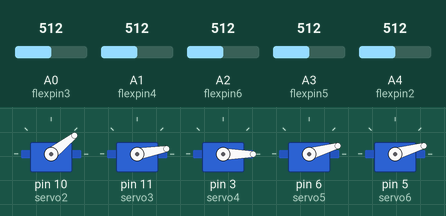
Recording of a sketch running on a simulated Arduino Uno, built with avr-gcc and run on an emulated ATmega328P. On the bench: 5 × servo. The inputs (shaded band) are chosen by the test bench; at power-on: A0 (flexpin3) = 512, A1 (flexpin4) = 512, A2 (flexpin6) = 512, A3 (flexpin5) = 512, A4 (flexpin2) = 512.

Above: at 1.2 s.
1.3 s: A0 (flexpin3) set to 716
At 2.3 s:
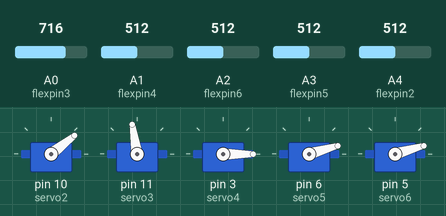
2.8 s: A1 (flexpin4) set to 716
At 3.5 s:
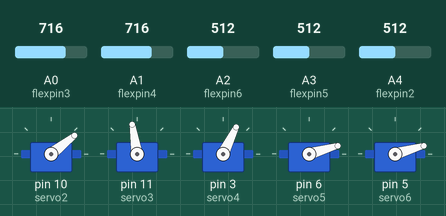
4.3 s: A2 (flexpin6) set to 716
At 4.6 s:
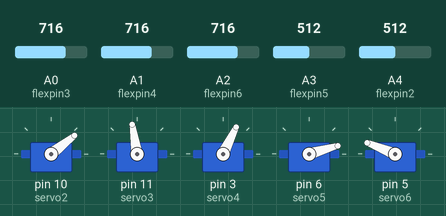
5.8 s: A3 (flexpin5) set to 716
At 7.0 s:
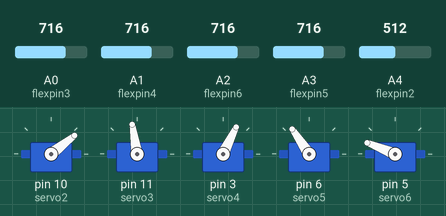
7.3 s: A4 (flexpin2) set to 716
At 8.3 s:
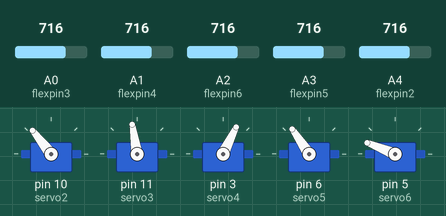
8.8 s: A0 (flexpin3) set to 992
At 9.9 s:
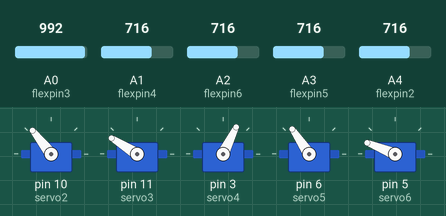
Timing chart, 0 to 11.3 s (numbered marks = the images above; inputs shaded):
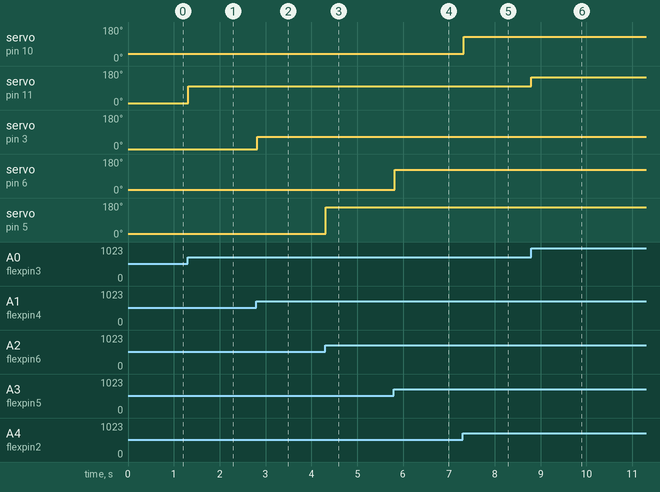

Measured:
- after the input at 1.3 s, servo on pin 11 (servo3): 10° → 99° at once
- after the input at 2.8 s, servo on pin 3 (servo4): 0° → 64° at once
- after the input at 4.3 s, servo on pin 5 (servo6): 16° → 158° at once
- after the input at 5.8 s, servo on pin 6 (servo5): 16° → 124° at once
- after the input at 7.3 s, servo on pin 10 (servo2): 38° → 128° at once
- after the input at 8.8 s, servo on pin 11 (servo3): 99° → 148° at once

The sketch:

imitation.ino
```cpp
//Flex sensor robotic hand controller
//This code is for controlling a robotic hand with
//a flex sensor glove.
//
//© Au Robots 27.3.2017


//Including servo library
#include <Servo.h>

//Naming servos
Servo servo2;
Servo servo3;
Servo servo4;
Servo servo5;
Servo servo6;

//Configuring analog inputs for the sensors
const int flexpin2 = 4;
const int flexpin3 = 0;
const int flexpin4 = 1;
const int flexpin5 = 3;
const int flexpin6 = 2;

void setup()
{
//Configuring PWM pins for servos
servo2.attach(10); // pinky
servo3.attach(11); //ring
servo4.attach(3); // middle
servo5.attach(6); //index
servo6.attach(5); //thumb
}


void loop()
{
  //Declaring servo position and flex position
  int flexposition2;
  int servoposition2;

  //Flex position is equal to the sensor value
  flexposition2 = analogRead(flexpin2);

  //Mapping the sensor value to servo position
  //servoposition = map(flexposition, min(sensor), max(sensor), min(servo), max(servo));
  servoposition2 = map(flexposition2, 550, 810, 38, 180);

  //Servo position is a value between min(servo), max(servo)
  servoposition2 = constrain(servoposition2, 38, 180);

  //Writing servo position
  servo2.write(servoposition2);

  /////////////////////////////////////////////////////////////

  int flexposition3;
  int servoposition3;

  flexposition3 = analogRead(flexpin3);

  servoposition3 = map(flexposition3, 560, 800, 10, 148);
  servoposition3 = constrain(servoposition3, 10, 148);

  servo3.write(servoposition3);

  /////////////////////////////////////////////////////////////

  int flexposition4;
  int servoposition4;

  flexposition4 = analogRead(flexpin4);

  servoposition4 = map(flexposition4, 550, 780, 0, 89);
  servoposition4 = constrain(servoposition4, 0, 89);

  servo4.write(servoposition4);

  /////////////////////////////////////////////////////////////

  int flexposition5;
  int servoposition5;

  flexposition5 = analogRead(flexpin5);

  servoposition5 = map(flexposition5, 550, 800, 16, 180);
  servoposition5 = constrain(servoposition5, 16, 180);

  servo5.write(servoposition5);

  /////////////////////////////////////////////////////////////

  int flexposition6;
  int servoposition6;

  flexposition6 = analogRead(flexpin6);

  servoposition6 = map(flexposition6, 560, 740, 16, 180);
  servoposition6 = constrain(servoposition6, 16, 180);

  servo6.write(servoposition6);

  delay(20);
}
```
